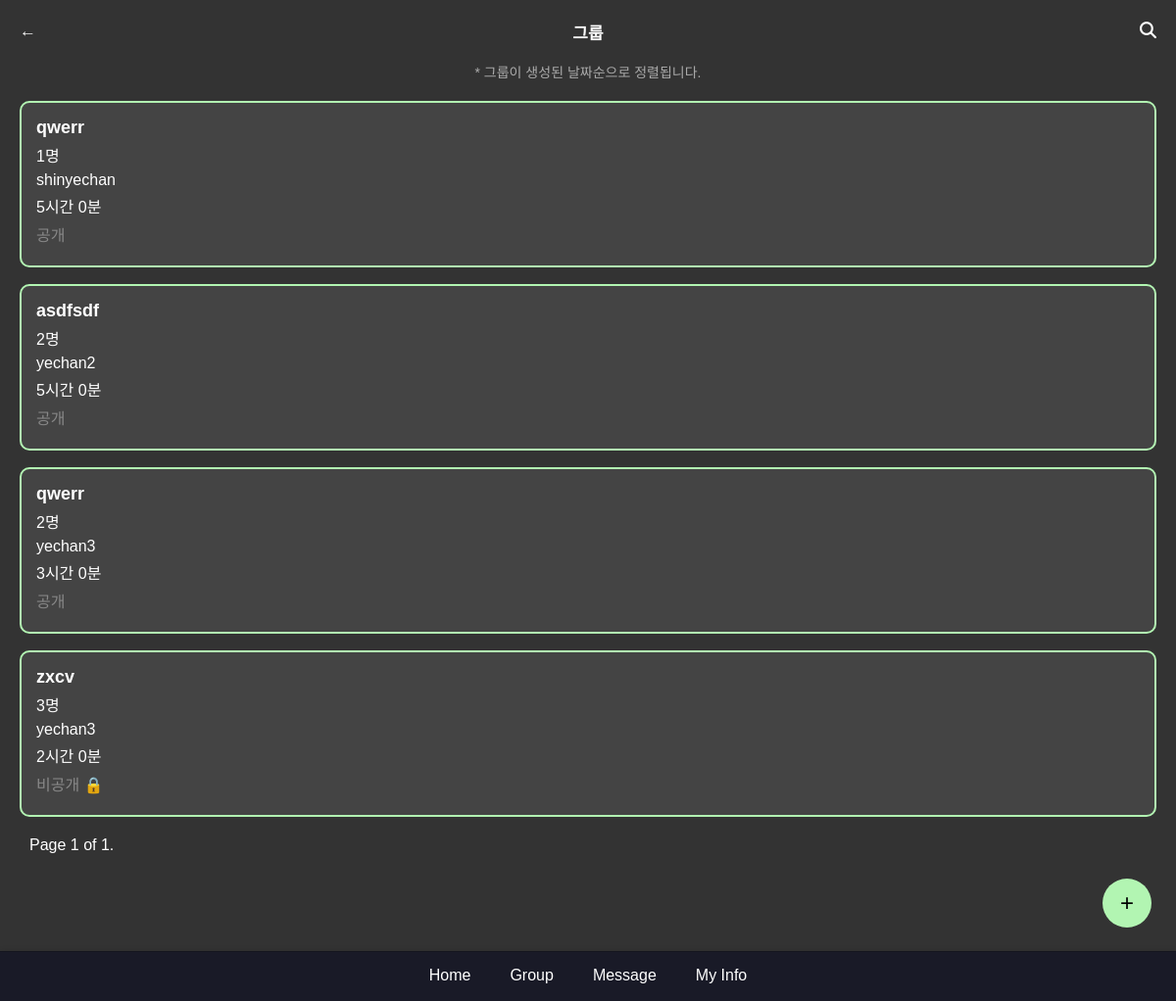
The page /group/allgroup/ (signed in) on the database as committed earlier.
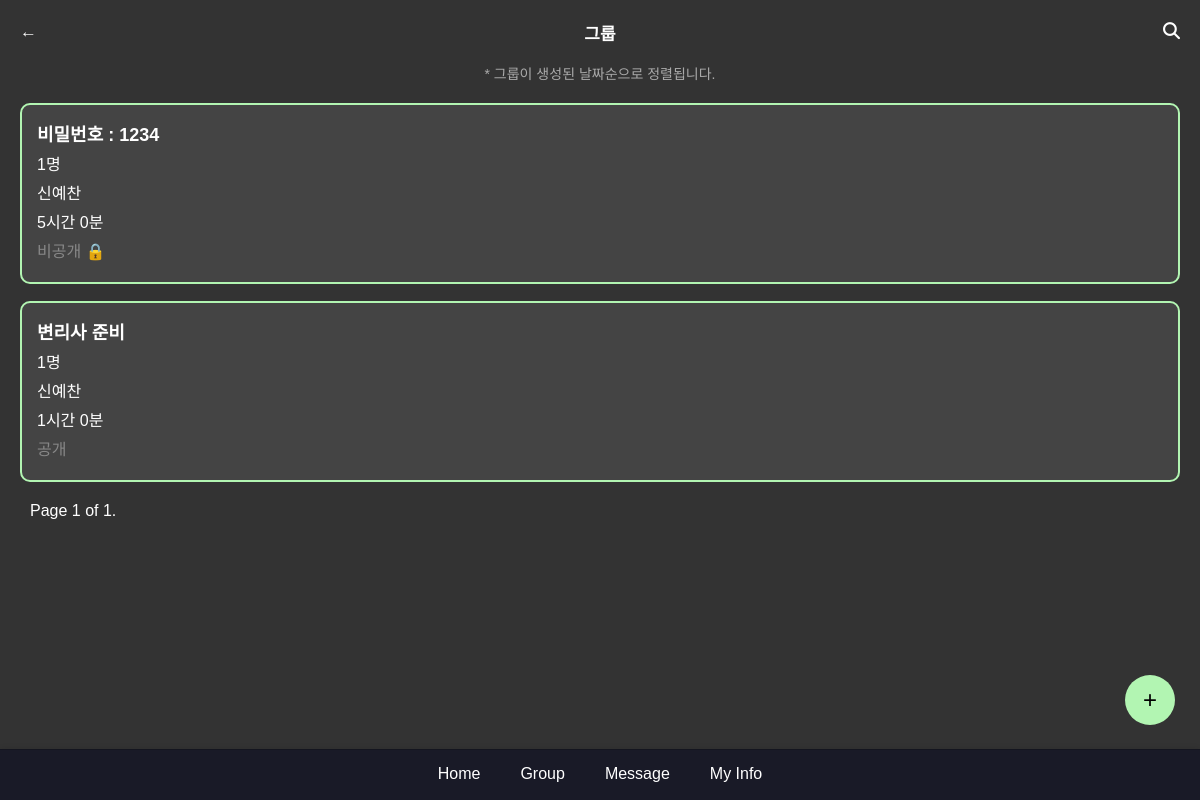
The same page on the database as committed later.
### group/models.py (models this page shows, shortened)
class Group(models.Model):
    title = models.CharField(max_length=100)
    goals = models.IntegerField(default=0, help_text='목표 시간을 분 단위로 입력해주세요')
    master = models.ForeignKey(settings.AUTH_USER_MODEL, related_name='mastered_groups', on_delete=models.CASCADE)
    users = models.ManyToManyField(settings.AUTH_USER_MODEL, related_name='user_groups')
    password = models.CharField(max_length=128, blank=True, null=True)
    information = models.TextField(blank=True, null=True)
    is_private = models.BooleanField(default=False)
    created_at = models.DateTimeField(auto_now_add=True)

### main/models.py (models this page shows)
class CustomUser(AbstractUser):
    following = models.ManyToManyField(
        "self", #User 인스턴스가 다른 인스턴스 참조
        verbose_name="팔로우 중인 사용자들",
        related_name="followers",
        symmetrical=False,
        through="relationship.Relationship"
    )
    top_apps = models.JSONField(default=dict, blank=True, null=True)
    total_screentimes = models.IntegerField(blank=True, null=True)

### group/views.py (the view)
# urls.py: path('allgroup/', views.all_group, name='all_group'),
@login_required
def all_group(request):
    groups = Group.objects.all().order_by('-created_at')
    paginator = Paginator(groups, 10)  # 페이지당 10개의 그룹을 표시
    page_number = request.GET.get('page')
    page_obj = paginator.get_page(page_number)
    user = request.user
    if request.method == 'POST':
        form = GroupForm(request.POST)
        if form.is_valid():
            group = form.save(commit=False)
            group.master = user
            group.save()
            group.users.add(user)
            return redirect('group_room', group_id=group.id)
    else:
        form = GroupForm()
    return render(request, 'group/all_group.html', {'page_obj': page_obj, 'form': form})

### main/templatetags/time_filters.py (called while the page is built)
@register.filter
def display_time(total_minutes):
    try:
        total_minutes = int(total_minutes)
        hours = total_minutes // 60
        minutes = total_minutes % 60
        return f"{hours}시간 {minutes}분"
    except (ValueError, TypeError):
        return "Invalid time"

### group/templates/group/all_group.html (shortened to what this page needs)
{% extends 'base.html' %} {% load static %} {% block extra_css %}<link
  rel="stylesheet"
  href="{% static 'css/group.css' %}"
/>{% endblock %} {% block content %}
<div class="groupAddContainer">
  <div class="groupDiv">
    <header class="groupAddHeader">
      <a
        href="{% url 'my_group' %}"
        class="groupAdd-back-button"
        id="cancelButton"
        >←</a
      >
      <a class="groupAddTitle">그룹</a>
      <a href="{% url 'search_group' %}" class="groupAdd-search-button">
        <i class="fas fa-search"></i>
      </a>
    </header>
    <button class="add-button" onclick="openAddOverlay()">+</button>
    <p class="groupAddNotice">* 그룹이 생성된 날짜순으로 정렬됩니다.</p>
    {% if page_obj.object_list %}
    <div class="groupAdd-list">
      {% for group in page_obj %}
      <a href="{% url 'account_group' group.id %}" class="groupAdd-item">
        <h2>{{ group.title }}</h2>
        <p>{{ group.users.count }}명</p>
        <p>{{ group.master.username }}</p>
        {% load time_filters %}
        <p>{{ group.goals|display_time}}</p>
        <p class="private">
          {% if group.is_private %}비공개 🔒{% else %}공개{% endif %}
        </p>
      </a>
      {% endfor %}
    </div>
    <div class="pagination">
      <span class="step-links">
        <span class="current">
          Page {{ page_obj.number }} of {{ page_obj.paginator.num_pages }}.
        </span>
      </span>
    </div>
  </div>
</div>
{% else %}
<p class="wlsakr">생성된 그룹이 없습니다. 그룹을 만들어 주세요.</p>
{% endif %}
{% endblock %}

Rows that differ between the two databases and show on the page:
removed Group: title "qwerr", users.count "1", master.username "shinyechan", goals|display_time "5시간 0분", is_private "공개"
removed Group: title "asdfsdf", users.count "2", master.username "yechan2", goals|display_time "5시간 0분", is_private "공개"
removed Group: title "qwerr", users.count "2", master.username "yechan3", goals|display_time "3시간 0분", is_private "공개"
removed Group: title "zxcv", users.count "3", master.username "yechan3", goals|display_time "2시간 0분", is_private "비공개 🔒"
added Group: title "비밀번호 : 1234", users.count "1", master.username "신예찬", goals|display_time "5시간 0분", is_private "비공개 🔒"
added Group: title "변리사 준비", users.count "1", master.username "신예찬", goals|display_time "1시간 0분", is_private "공개"
